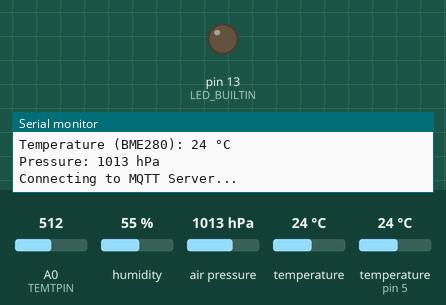
The sketch below on a simulated Arduino Mega 2560, built for the host (arithmetic inside an expression is 32-bit, double 64-bit). Shown: output pins drawn as LEDs (lit = HIGH), the last lines printed to the serial monitor. The inputs (shaded band) are chosen by the test bench; at power-on: A0 (TEMTPIN) = 512, humidity 55 %, air pressure 1013 hPa, temperature 24 °C, temperature (sensor on pin 5) 24 °C. WiFi joins after 1.5 s; servers stay silent unless stated; no MQTT or app messages arrive unless stated.

Above: at 6.62 s.
At 21.7 s:
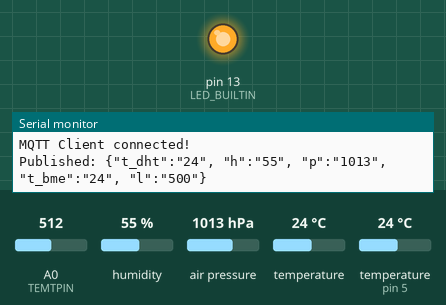
Timing chart, 0 to 45.7 s (numbered marks = the images above):
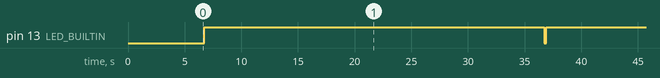

Measured:
- by itself, pin 13 (LED_BUILTIN): alternates HIGH for 30.0 s and LOW for 0.16 s

The sketch:

Arduino_work.ino
```cpp
#include <DHT.h>
#include <WiFiEspAT.h>
#include <PubSubClient.h>
#include <Adafruit_Sensor.h>
#include <Adafruit_BME280.h>
#include <Wire.h>

// WiFi credentials
const char ssid[] = "Galaxy S10"; // your network SSID (name)
const char pass[] = "123456789"; // your network password

// Pin and sensor definitions
#define DHTPIN 5
#define DHTTYPE DHT11
#define TEMTPIN A0

// Communication with ESP8266
#define ESP_BAUDRATE 115200
#define SERIAL_PORT Serial1

// Initialize WiFi and MQTT
WiFiClient client;
PubSubClient mqttClient(client);

// Initialize sensors
DHT dht(DHTPIN, DHTTYPE);
Adafruit_BME280 bme; // I2C interface

// MQTT server information
IPAddress mqtt_server(192, 168, 68, 122); // your Raspberry MQTT server IP
const char *topic = "channel1";

void setup() {
    // Initialize serial communication
    Serial.begin(9600);
    SERIAL_PORT.begin(ESP_BAUDRATE);

    pinMode(LED_BUILTIN, OUTPUT);
    dht.begin();

    // Initialize WiFiEspAT library
    WiFi.init(SERIAL_PORT);

    // Wait for the ESP8266 to respond
    if (WiFi.status() == WL_NO_MODULE) {
        Serial.println("ESP8266 module not found!");
        while (true);
    }

    Serial.println("Attempting to connect to WiFi...");
    connectWiFi();

    Serial.println("WiFi connected!");
    initMQTT();

    // Initialize BME280 sensor
    Wire.begin();
    if (!bme.begin(0x76)) { // Replace 0x76 with your sensor's I2C address
        Serial.println("Could not find BME280 sensor! Check wiring.");
        while (1);
    }
    Serial.println("Found BME280 sensor! Success.");
}

void loop() {
    digitalWrite(LED_BUILTIN, LOW); // LED ON

    // Read sensor data
    float h = dht.readHumidity();
    float t = dht.readTemperature();
    float pressure = bme.readPressure() / 100.0F; // Convert to hPa
    float temper = bme.readTemperature();

    int lightVal = analogRead(TEMTPIN) * 0.9765625;

    // Print sensor values
    Serial.println("Temperature (DHT): " + String(round(t)) + " °C");
    Serial.println("Humidity: " + String(round(h)) + " %");
    Serial.println("Light Intensity: " + String(lightVal));
    Serial.println("Temperature (BME280): " + String(round(temper)) + " °C");
    Serial.println("Pressure: " + String(round(pressure)) + " hPa");

    // Ensure MQTT connection
    if (!mqttClient.connected()) {
        connectMQTT();
    }

    // Publish data to MQTT
    String payload = "{\"t_dht\":\"" + String(round(t)) + "\", \"h\":\"" +
                     String(round(h)) + "\", \"p\":\"" + String(round(pressure)) +
                     "\", \"t_bme\":\"" + String(round(temper)) + "\", \"l\":\"" +
                     String(lightVal) + "\"}";
    mqttClient.publish(topic, payload.c_str());
    Serial.println("Published: " + payload);

    digitalWrite(LED_BUILTIN, HIGH); // LED OFF
    delay(30000); // Delay for 30 seconds
}

void connectWiFi() {
    while (WiFi.status() != WL_CONNECTED) {
        Serial.print("Connecting to SSID: ");
        Serial.println(ssid);
        WiFi.begin(ssid, pass);

        // Wait for connection
        delay(5000);
    }
}

void initMQTT() {
    mqttClient.setServer(mqtt_server, 1883);
}

void connectMQTT() {
    while (!mqttClient.connected()) {
        Serial.println("Connecting to MQTT Server...");
        if (mqttClient.connect("clientID")) {
            Serial.println("MQTT Client connected!");
        } else {
            Serial.println("MQTT Client failed to connect. Retrying in 5 seconds...");
            delay(5000);
        }
    }
}
```
